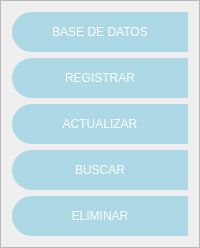
        <widget class="QFrame" name="frameLateral">
         <property name="minimumSize">
          <size>
           <width>200</width>
           <height>0</height>
          </size>
         </property>
         <property name="maximumSize">
          <size>
           <width>0</width>
           <height>16777215</height>
          </size>
         </property>
         <property name="styleSheet">
          <string notr="true">QFrame {
    background: qlineargradient(x1:0, y1:0, x2:0, y2:1,
                                stop:0 #55A3D9, stop:1 #FF4D8E);
}



QPushButton {
    background-color: #ADD8E6; /* Cambiamos el color a rosa */
    border-top-left-radius: 20px;
    border-bottom-left-radius: 20px;
    color: #FFFFFF;
    font: 77 10pt &quot;Arial Black&quot;;
    transition: background-color 0.3s, color 0.3s;
}


QPushButton#pushButton_BASEDEDATOS:hover,
QPushButton#pushButton_REGISTRAR:hover,
QPushButton#pushButton_ELIMINAR:hover,
QPushButton#pushButton_BUSCAR:hover,
QPushButton#pushButton_ACTUALIZAR:hover {
    background-color: rgb(255, 182, 193);
    border-top-left-radius: 20px;
    border-bottom-left-radius: 20px;
   
	color: rgb(255, 255, 255);
    font: 77 10pt &quot;Arial Black&quot;;
}


QPushButton#pushButton_BASEDEDATOS: pressed,
QPushButton#pushButton_REGISTRAR: pressed,
QPushButton#pushButton_ELIMINAR: pressed,
QPushButton#pushButton_BUSCAR: pressed,
QPushButton#pushButton_ACTUALIZAR:pressed {
    padding-left: 5px;
    padding-top: 5px;
	 background-color:rgb(51, 64, 255)
}
</string>
         </property>
         <property name="frameShape">
          <enum>QFrame::StyledPanel</enum>
         </property>
         <property name="frameShadow">
          <enum>QFrame::Raised</enum>
         </property>
         <layout class="QVBoxLayout" name="verticalLayout_3">
          <item>
           <widget class="QPushButton" name="pushButton_BASEDEDATOS">
            <property name="minimumSize">
             <size>
              <width>0</width>
              <height>40</height>
             </size>
            </property>
            <property name="styleSheet">
             <string notr="true"/>
            </property>
            <property name="text">
             <string>BASE DE DATOS</string>
            </property>
            <property name="icon">
             <iconset>
              <normaloff>../images/diseñofeliciaciones/base de datos.jpj.jpg</normaloff>../images/diseñofeliciaciones/base de datos.jpj.jpg</iconset>
            </property>
            <property name="iconSize">
             <size>
              <width>35</width>
              <height>35</height>
             </size>
            </property>
           </widget>
          </item>
          <item>
           <widget class="QPushButton" name="pushButton_REGISTRAR">
            <property name="minimumSize">
             <size>
              <width>0</width>
              <height>40</height>
             </size>
            </property>
            <property name="text">
             <string>REGISTRAR</string>
            </property>
            <property name="icon">
             <iconset>
              <normaloff>../images/diseñofeliciaciones/registrar.png.jpg</normaloff>../images/diseñofeliciaciones/registrar.png.jpg</iconset>
            </property>
            <property name="iconSize">
             <size>
              <width>35</width>
              <height>35</height>
             </size>
            </property>
           </widget>
          </item>
          <item>
           <widget class="QPushButton" name="pushButton_ACTUALIZAR">
            <property name="minimumSize">
             <size>
              <width>0</width>
              <height>40</height>
             </size>
            </property>
            <property name="text">
             <string>ACTUALIZAR</string>
            </property>
            <property name="icon">
             <iconset>
              <normaloff>../images/diseñofeliciaciones/actualizar.jpg</normaloff>../images/diseñofeliciaciones/actualizar.jpg</iconset>
            </property>
            <property name="iconSize">
             <size>
              <width>35</width>
              <height>35</height>
             </size>
            </property>
           </widget>
          </item>
          <item>
           <widget class="QPushButton" name="pushButton_BUSCAR">
            <property name="minimumSize">
             <size>
              <width>0</width>
              <height>40</height>
             </size>
            </property>
            <property name="text">
             <string>BUSCAR</string>
            </property>
            <property name="icon">
             <iconset>
              <normaloff>../images/diseñofeliciaciones/buscar.jpg</normaloff>../images/diseñofeliciaciones/buscar.jpg</iconset>
            </property>
            <property name="iconSize">
             <size>
              <width>35</width>
              <height>35</height>
             </size>
            </property>
           </widget>
          </item>
          <item>
           <widget class="QPushButton" name="pushButton_ELIMINAR">
            <property name="minimumSize">
             <size>
              <width>0</width>
              <height>40</height>
             </size>
            </property>
            <property name="text">
             <string>ELIMINAR</string>
            </property>
            <property name="icon">
             <iconset>
              <normaloff>../images/diseñofeliciaciones/eliminar.jpg</normaloff>../images/diseñofeliciaciones/eliminar.jpg</iconset>
            </property>
            <property name="iconSize">
             <size>
              <width>35</width>
              <height>35</height>
             </size>
            </property>
           </widget>
          </item>
         </layout>
        </widget>
